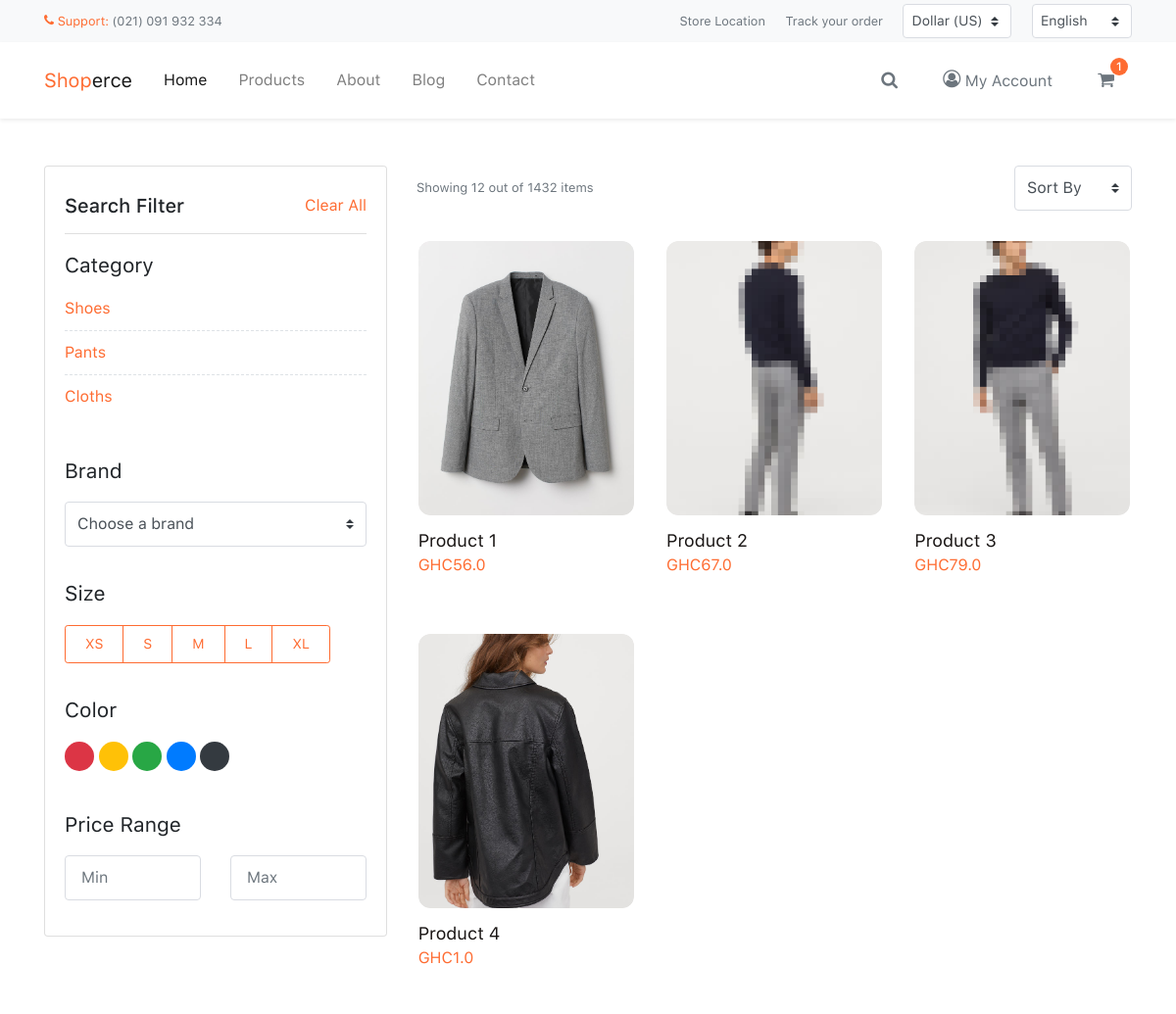
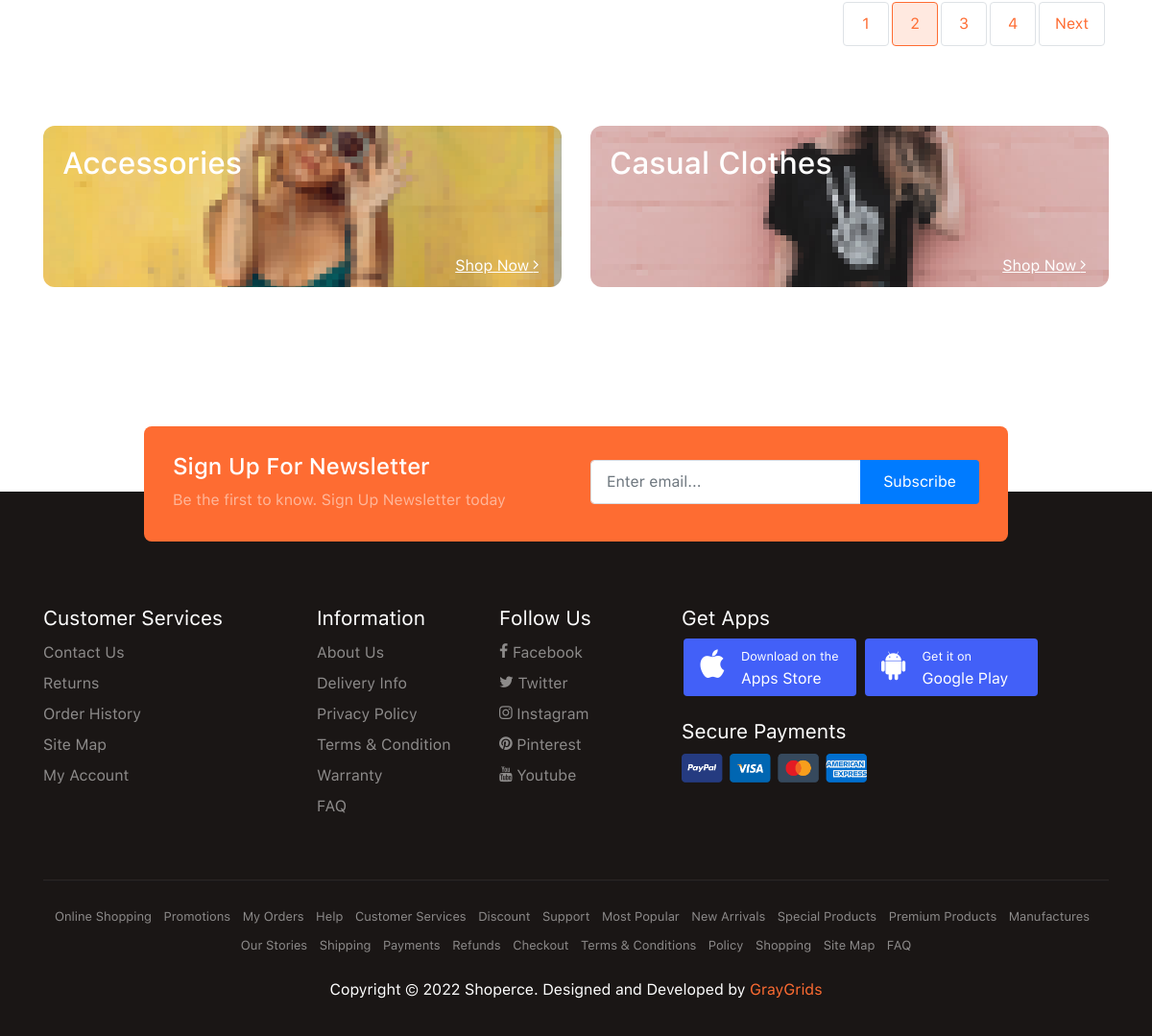
Page /products on the committed database (2 pictures, top to bottom).
### store/models.py (models this page shows, shortened)
class Category(models.Model):
    category = models.CharField(max_length=200)
    created = models.DateTimeField(auto_now_add=True)
    class Meta:
        verbose_name_plural = 'Categories'

class Product(models.Model):
    title = models.CharField(max_length=200)
    detail_preview = models.CharField(max_length=1000, blank=True, null=True)
    detail = RichTextField()
    thumbnail = models.ImageField(upload_to='images', blank=True, null=True)
    category = models.ForeignKey(
        Category, on_delete=models.SET_NULL, null=True)
    color = models.ForeignKey(
        Color, on_delete=models.SET_NULL, null=True, blank=True)
    availiability = models.IntegerField(blank=True, null=True)
    price = models.FloatField()
    published = models.BooleanField(default=True)
    created = models.DateTimeField(auto_now_add=True)
    slug = models.SlugField(blank=True, null=True)
    class Meta:
        ordering = ['-created']

### store/views.py (the view)
# urls.py: path('products', productsView, name='products'),
def productsView(request):
    categories = Category.objects.all().order_by('-created')
    category = request.GET.get('category')
    if category == None:
        products = Product.objects.filter(published=True).order_by('created')
    else:
        products = Product.objects.filter(
            published=True, category__category=category)
    context = {
        'products': products,
        'categories': categories
    }
    return render(request, 'store/product.html', context)

### store/context_processor.py (called while the page is built, shortened)
def globalData(request):
    items = OrderItem.objects.all()
    if request.method == 'POST' and 'Search' in request.POST:
        data = request.POST
        seacrhInput = data['Search']
        search_results = Product.objects.filter(title__contains=seacrhInput)
    return {
        'items': items
    }

### templates/store/product.html (shortened to what this page needs)
{% extends 'base.html' %} {% load static %}
{% block title %}- Products{% endblock title %} {% block content %}
<div class="site-section py-5">
  <div class="container">
    <div class="row product-list-container">
      <div class="col-lg-4">
        <div class="card card-filter">
          <div class="card-header d-flex flex-row justify-content-between py-2">
            <h5>Search Filter</h5>
            <a href="{% url 'products' %}">Clear All</a>
          </div>
          <div class="card-body py-3">
            <p class="fs-large">Category</p>
            <ul class="categories">
            {% for category in categories %}
              <li>
                <a href="{% url 'products' %}?category={{category.category}}">{{category.category|title}} </a>
              </li>
            {% endfor %}
            </ul>
          </div>
          <div class="card-body py-3">
            <p class="fs-large">Brand</p>
            <select class="custom-select">
              <option>Choose a brand</option>
            </select>
          </div>
          <div class="card-body py-3">
            <p class="fs-large">Size</p>
            <div
              class="btn-group size-pick"
              data-role="selected"
              data-multiple="yes"
            >
              <button class="btn btn-theme-outline btn-sm select-target">
                XS
              </button>
              <button class="btn btn-theme-outline btn-sm select-target">
                S
              </button>
              <button class="btn btn-theme-outline btn-sm select-target">
                M
              </button>
              <button class="btn btn-theme-outline btn-sm select-target">
                L
              </button>
              <button class="btn btn-theme-outline btn-sm select-target">
                XL
              </button>
            </div>
          </div>
          <div class="card-body py-3">
            <p class="fs-large">Color</p>
            <div class="color-pick" data-role="selected" data-multiple="no">
              <span class="color-item bg-danger select-target"></span>
              <span class="color-item bg-warning select-target"></span>
              <span class="color-item bg-success select-target"></span>
              <span class="color-item bg-primary select-target"></span>
              <span class="color-item bg-dark select-target"></span>
            </div>
          </div>
          <div class="card-body py-3">
            <p class="fs-large">Price Range</p>
            <div class="row">
              <div class="col-6">
                <input type="text" class="form-control" placeholder="Min" />
              </div>
              <div class="col-6">
                <input type="text" class="form-control" placeholder="Max" />
              </div>
            </div>
          </div>
        </div>
      </div>
      <div class="col-lg-8">
        <div class="row no-gutters align-items-center">
          <div class="col-6">
            <p class="fs-small mb-0 text-secondary">
              Showing 12 out of 1432 items
            </p>
          </div>
          <div class="col-6 text-right">
            <select class="custom-select" style="max-width: 120px">
              <option>Sort By</option>
            </select>
          </div>
        </div>
        <div class="row mt-3">
          {% for product in products %}
          <div class="col-sm-6 col-md-4">
            <div class="card card-product">
              <div class="card-body">
                <div class="img-place">
                  <img
                    src="{{product.thumbnail.url}}"
                    alt="{{product.title}}"
                  />
                </div>
              </div>
              <div class="card-footer">
                <div class="caption">
                  <a href="{% url 'detail' product.slug %}" class="product-title"
                    >{{product.title}}</a
                  >
                  <p class="fg-theme">GHC{{product.price}}</p>
                </div>
              </div>
            </div>
          </div>
          {% empty %}
          <p> No product found </p>
          {% endfor %}
        </div>
        <nav>
          <ul class="pagination justify-content-end">
            <li class="page-item">
              <a href="#" class="page-link">1</a>
            </li>
            <li class="page-item active">
              <a href="#" class="page-link">2</a>
            </li>
            <li class="page-item">
              <a href="#" class="page-link">3</a>
            </li>
            <li class="page-item">
              <a href="#" class="page-link">4</a>
            </li>
            <li class="page-item">
              <a href="#" class="page-link">Next</a>
            </li>
          </ul>
        </nav>
      </div>
    </div>
    <div class="row mt-5">
      <div class="col-md-6">
        <div class="card card-collection-tiles_2">
          <div class="card-body">
            <div class="img-place">
              <img src="img/image_1.jpg" alt="" />
            </div>
            <div class="caption">
              <h2>Accessories</h2>
            </div>
            <a href="product.html" class="btn btn-link"
              >Shop Now <span class="icon icon-angle-right"></span
            ></a>
          </div>
        </div>
      </div>
      <div class="col-md-6">
        <div class="card card-collection-tiles_2">
          <div class="card-body">
            <div class="img-place">
              <img src="img/image_2.jpg" alt="" />
            </div>
            <div class="caption">
              <h2>Casual Clothes</h2>
            </div>
            <a href="product.html" class="btn btn-link"
              >Shop Now <span class="icon icon-angle-right"></span
            ></a>
          </div>
        </div>
      </div>
    </div>
  </div>
</div>
{% endblock content %}

### static/css/style.css (style rules this page uses)
:root { --theme-primary: #FE6C32; --theme-dark: #2D2421; }
body { position: relative; font-weight: 400; font-family: 'SFUI Text', sans-serif; line-height: 1.5; overflow-x: hidden; }
a { color: #FE6C32; }
.fs-small { font-size: 13px !important; }
.fs-large { font-size: 21px !important; }
.img-place { position: relative; display: flex; flex-wrap: nowrap; justify-content: center; align-items: center; width: 100%; height: 100%; overflow: hidden; }
.img-place img { width: 100%; height: auto; }
.fg-theme { color: #FE6C32 !important; }
.btn { padding: 12px 24px; border: none; line-height: 1.25; }
.btn-theme-outline { background-color: transparent; color: #FE6C32; border: 1px solid #FE6C32; -webkit-transition: all .3s ease; transition: all .3s ease; }
.btn-theme.btn-sm, .btn-theme-outline.btn-sm { padding: 10px 20px; }
.color-pick { position: relative; display: block; }
.color-pick .color-item { display: inline-block; width: 30px; height: 30px; border-radius: 50%; background-position: center center; background-size: 50% 50%; background-repeat: no-repeat; cursor: pointer; }
.pagination { flex-wrap: wrap; }
.page-link { margin: 4px; padding: 12px 16px; min-width: 48px; text-align: center; border-radius: 4px; color: #FE6C32; }
.page-item.active .page-link { background-color: rgba(254, 108, 50, 0.15); color: #FE6C32; border-color: #FE6C32; }
.custom-select { padding-top: 10px; padding-bottom: 10px; height: unset; border-color: #d9dce2; cursor: pointer; }
.form-control { padding: 10px 16px; height: unset; border-color: #d9dce2; }
.site-section { position: relative; padding-top: 80px; padding-bottom: 80px; }
.card-product { margin: 15px auto; width: 100%; max-width: 220px; border: 0; overflow: hidden; }
.card-product .card-body { position: relative; display: -ms-flexbox; display: flex; flex-wrap: nowrap; justify-content: center; padding: 0; border-radius: 12px; overflow: hidden; }
.card-product .card-body .img-place { position: relative; width: 100%; height: 280px; border-radius: 12px; background-color: #F5F4F4; }
.card-product .card-footer { background-color: #fff; border-top: 0; padding-left: 0; padding-right: 0; }
.product-title { color: #1A1615; font-size: 18px; margin-bottom: 6px; }
.card-collection-tiles_2 { margin: 15px auto; width: 100%; height: 168px; border: none; }
.card-collection-tiles_2 .card-body { display: flex; widows: 100%; height: 100%; }
.card-collection-tiles_2 .img-place { position: absolute; top: 0; left: 0; border-radius: 12px; }
.card-collection-tiles_2 .btn-link { position: absolute; bottom: 0; right: 0; margin: auto; color: #fff; }
.card-collection-tiles_2 .caption { display: block; text-align: center; color: #fff; z-index: 9; }
.card-filter { display: none; padding: 20px; }
.card-filter .card-header, .card-filter .card-body, .card-filter .card-footer { background-color: #fff; padding: 0; }
@media (min-width: 992px) { .card-filter { display: block; } }
.categories { position: relative; padding-left: 0; list-style: none; }
.categories li { position: relative; margin-bottom: 10px; padding-bottom: 10px; border-bottom: 1px dashed #dee2e6; list-style: none; }
.categories li:last-child { margin-bottom: 0; border-bottom: none; padding-bottom: 0; }
.categories li a { display: block; }

### rows in the picture
Category: category "Shoes"
Category: category "Pants"
Category: category "Cloths"
Product: thumbnail (picture), title "Product 1", price "56.0"
Product: thumbnail (picture), title "Product 2", price "67.0"
Product: thumbnail (picture), title "Product 3", price "79.0"
Product: thumbnail (picture), title "Product 4", price "1.0"

### other values in the picture
{{ items.count }} "1"
